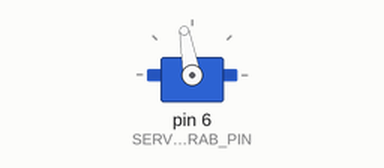
A sketch run on a simulated Arduino Uno, built with avr-gcc and run on an emulated ATmega328P. On the bench: servo.

Above: at 0.05 s.
At 6.0 s:
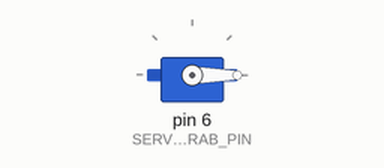
Timing chart, 0 to 7.8 s (numbered marks = the images above):
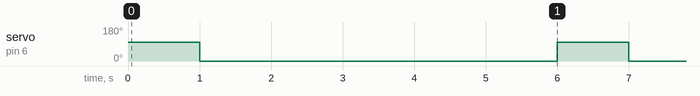

The sketch:

Test_GRAB.ino
```cpp
#include <Servo.h>

Servo SERVO_GRAB;
#define NUM_SERVO_GRAB_CLOSE 0
#define NUM_SERVO_GRAB_OPEN 100
#define SERVO_GRAB_PIN  6
void setup(){
  SERVO_GRAB.attach(SERVO_GRAB_PIN);
}

void loop(){
  OpenGrab();
  delay(1000);
  CloseGrab();
  delay(5000);
}

void OpenGrab(){
  SERVO_GRAB.write(NUM_SERVO_GRAB_OPEN);
}

// Open the grabbler:
// Status: Untested
void CloseGrab(){
  SERVO_GRAB.write(NUM_SERVO_GRAB_CLOSE);
}
```

Measured:
- by itself, servo on pin 6 (SERVO_GRAB_PIN): alternates 100° for 1.0 s and 0° for 5.0 s
